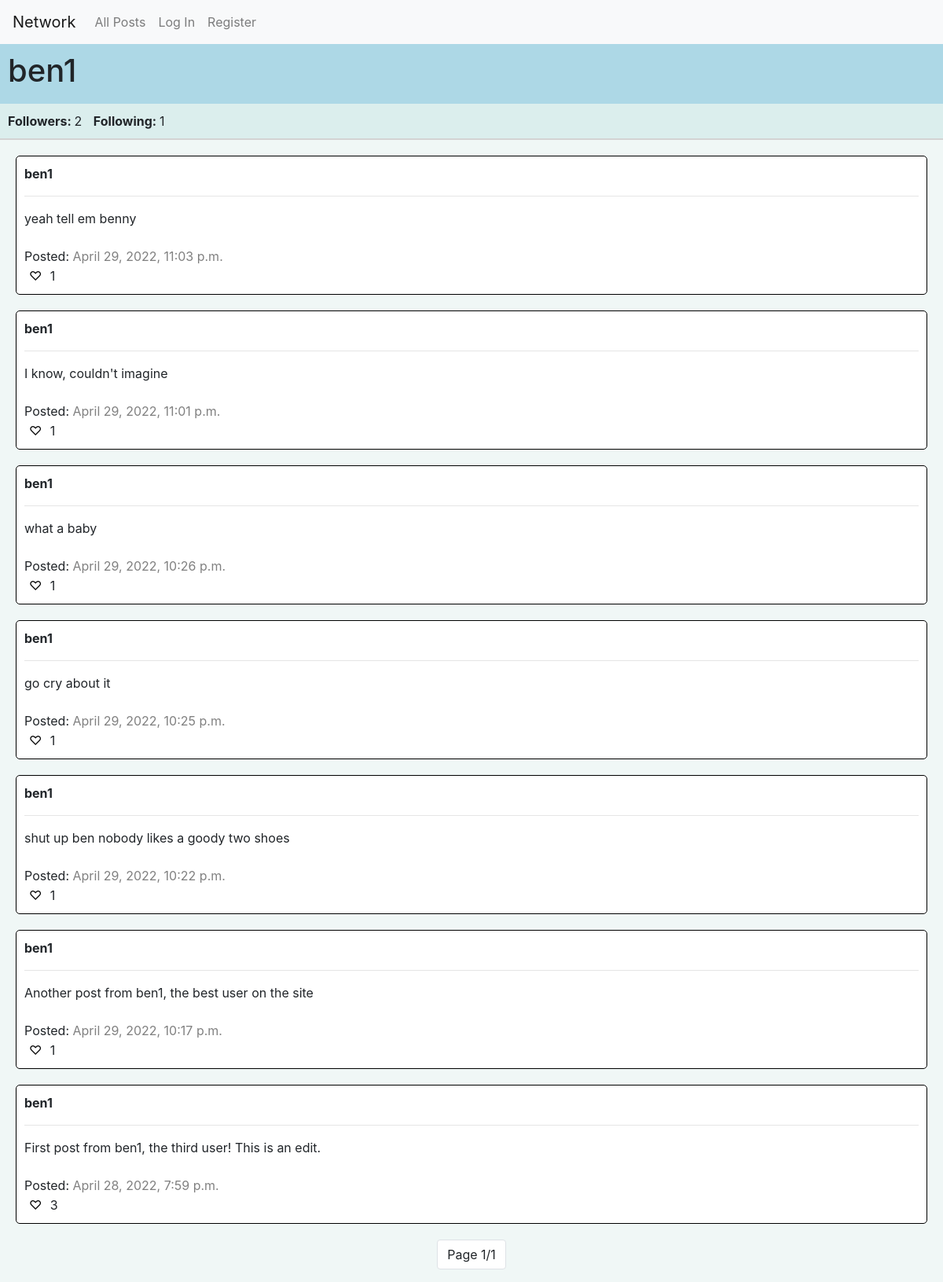
Page /profile/ben1 on the committed database.
### network/models.py (models this page shows)
class User(AbstractUser):
    followers = models.PositiveIntegerField(default=0)
    following = models.PositiveIntegerField(default=0)

class Post(models.Model):
    user = models.ForeignKey(User, on_delete=models.CASCADE, related_name="userPosts")
    content = models.CharField(max_length=1000)
    timestamp = models.DateTimeField()
    likes = models.PositiveIntegerField(default=0)

### network/views.py (the view)
# urls.py: path("profile/<str:username>", views.profile, name="profile"),
def profile(request, username):
    person = User.objects.filter(username=username)
    if person:                              # Make sure user is visiting profile of another valid user
        user = User.objects.get(username=username)
        followed = False
        try:
            for following in User.objects.get(username=request.user).userFollowings.all():
                if following.followed.username == username:
                    followed = True
        except User.DoesNotExist:
            pass
        page = paginator(Post.objects.filter(user=user).order_by("-timestamp").all(), request)
        return render(request, "network/profile.html", {
            "person": user,
            "posts": page,
            "following": followed,
            "valid": True,
            "liked": get_user_likes(request)
        })
    return render(request, "network/profile.html")

### network/views.py (called while the page is built)
def get_user_likes(request):
    likes = []
    try:
        userLiked = User.objects.get(username=request.user).userLikedPosts.all()        # Get all Like objects where user is liker
        for like in userLiked:
            likes.append(like.post.id)          # Make list of ids
    except User.DoesNotExist:
        pass
    return likes

def paginator(posts, request):
    paginated = Paginator(posts, 10)
    pageNumber = request.GET.get("page")
    page = paginated.get_page(pageNumber)
    return page

### network/templates/network/profile.html (shortened to what this page needs)
{% extends "network/layout.html" %}
{% load static %}
{% block body %}
{% if valid %}
<div class="page-header" id="profile-header">
    <h1>{{ person.username }}</h1>
</div>
<div class="headers page-header" id="profile-subheader">
    <span class="subheader-text"><b>Followers: </b><span id="followers">{{ person.followers }}</span></span>
    <span class="subheader-text"><b>Following: </b><span id="following">{{ person.following }}</span></span>
</div>
<div id="profile-content">
    {% for post in posts %}
    <div class="small-container">
        <b>{{ post.user.username }}</b>
        <hr>
        <span id="{{ post.id }}">{{ post.content }}</span>
        <br>
        <br>
        Posted: <span id="timestamp">{{ post.timestamp }}</span>
        <br>
        <button class="like" {% if user.is_authenticated %} name="like" {% endif %} value="{{ post.id }}">{% if post.id in liked %}❤{% else %}♡{% endif %}</button>
        <span id="like {{ post.id }}">{{ post.likes }}</span>
    </div>
    {% empty %}
    <h2 style="margin: 20px;">User has no posts yet.</h2>
    {% endfor %}
</div>
<nav aria-label="page-nav" id="pagination-nav">
    <div id="pagination">
        <ul class="pagination">
            <li class="page-item"><a class="page-link">{% if posts.paginator.num_pages %} Page {{ posts.number }}/{{ posts.paginator.num_pages }} {% else %} Page 1/1 {% endif %}</a></li>
        </ul>
    </div>
</nav>
{% else %}
<h1 class="page-header">User does not exist.</h1>
{% endif %}
{% endblock %}

### network/static/network/styles.css (style rules this page uses)
html { background-color: #f0f7f6; }
body { background-color: #f0f7f6; }
.headers { border-bottom: 2px solid lightgray; }
.page-header { padding: 10px; background-color: lightblue; }
.subheader-text { margin-right: 10px; }
.small-container { border: 1px solid black; background-color: white; border-radius: 5px; padding: 10px; margin: 20px; }
.like { background-color: white; border: none; }
#timestamp { color: gray; }
#profile-header { display: flex; }
#profile-subheader { background-color: #dbeeed; }
#pagination { float: left; padding: 0; line-height: inherit; }
#pagination-nav { display: flex; justify-content: center; z-index: 2; }

### rows in the picture
User: username "ben1", followers "2", following "1"
Post: user.username "ben1", content "yeah tell em benny", timestamp "April 29, 2022, 11:03 p.m.", {{ post.id }} 22 (drawn), likes "1"
Post: user.username "ben1", content "I know, couldn't imagine", timestamp "April 29, 2022, 11:01 p.m.", {{ post.id }} 18 (drawn), likes "1"
Post: user.username "ben1", content "what a baby", timestamp "April 29, 2022, 10:26 p.m.", {{ post.id }} 15 (drawn), likes "1"
Post: user.username "ben1", content "go cry about it", timestamp "April 29, 2022, 10:25 p.m.", {{ post.id }} 13 (drawn), likes "1"
Post: user.username "ben1", content "shut up ben nobody likes a goody two shoes", timestamp "April 29, 2022, 10:22 p.m.", {{ post.id }} 9 (drawn), likes "1"
Post: user.username "ben1", content "Another post from ben1, the best user on the site", timestamp "April 29, 2022, 10:17 p.m.", {{ post.id }} 5 (drawn), likes "1"
Post: user.username "ben1", content "First post from ben1, the third user! This is an edit.", timestamp "April 28, 2022, 7:59 p.m.", {{ post.id }} 4 (drawn), likes "3"

### other values in the picture
{{ posts.number }} "1"
{{ posts.paginator.num_pages }} "1"
